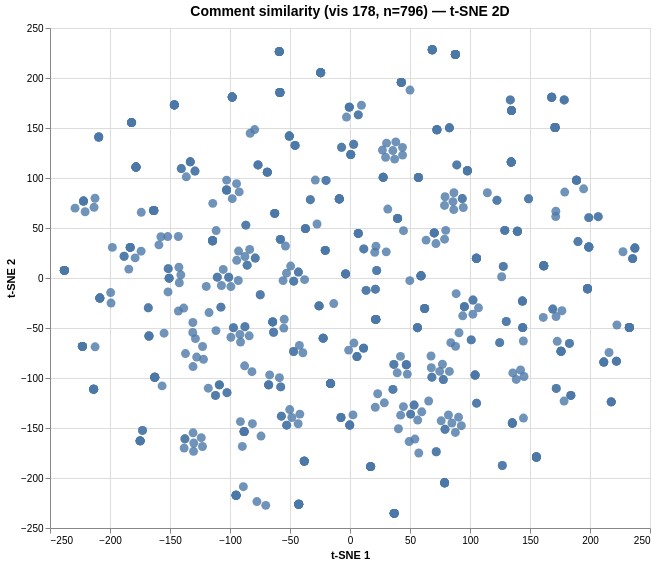

Write a Vega-Lite specification for this figure.
### Vega specification from a JSON file in a GitHub repository (floating-point values rounded to 4 significant figures; data arrays with more than 128 entries replaced by an {"elided": "..."} marker saying what was removed)
{"$schema": "https://vega.github.io/schema/vega/v6.json", "data": [{"name": "param_1e9efca18e7a2868_store"}, {"name": "source_0", "values": {"elided": "796 records"}}, {"name": "source_0_x_domain_dim_1", "values": [{"min": -238.1, "max": 237.4}]}, {"name": "source_0_y_domain_dim_2", "values": [{"min": -235.4, "max": 228.2}]}], "signals": [{"name": "unit", "value": {}, "on": [{"events": "pointermove", "update": "isTuple(group()) ? group() : unit"}]}, {"name": "param_1e9efca18e7a2868", "update": "vlSelectionResolve(\"param_1e9efca18e7a2868_store\", \"union\")"}, {"name": "param_1e9efca18e7a2868_dim_1", "on": [{"events": [{"source": "view", "type": "dblclick"}], "update": "null"}, {"events": {"signal": "param_1e9efca18e7a2868_translate_delta"}, "update": "panLinear(param_1e9efca18e7a2868_translate_anchor.extent_x, -param_1e9efca18e7a2868_translate_delta.x / width)"}, {"events": {"signal": "param_1e9efca18e7a2868_zoom_delta"}, "update": "zoomLinear(domain(\"x\"), param_1e9efca18e7a2868_zoom_anchor.x, param_1e9efca18e7a2868_zoom_delta)"}]}, {"name": "param_1e9efca18e7a2868_dim_2", "on": [{"events": [{"source": "view", "type": "dblclick"}], "update": "null"}, {"events": {"signal": "param_1e9efca18e7a2868_translate_delta"}, "update": "panLinear(param_1e9efca18e7a2868_translate_anchor.extent_y, param_1e9efca18e7a2868_translate_delta.y / height)"}, {"events": {"signal": "param_1e9efca18e7a2868_zoom_delta"}, "update": "zoomLinear(domain(\"y\"), param_1e9efca18e7a2868_zoom_anchor.y, param_1e9efca18e7a2868_zoom_delta)"}]}, {"name": "param_1e9efca18e7a2868_tuple", "on": [{"events": [{"signal": "param_1e9efca18e7a2868_dim_1 || param_1e9efca18e7a2868_dim_2"}], "update": "param_1e9efca18e7a2868_dim_1 && param_1e9efca18e7a2868_dim_2 ? {unit: \"\", fields: param_1e9efca18e7a2868_tuple_fields, values: [param_1e9efca18e7a2868_dim_1,param_1e9efca18e7a2868_dim_2]} : null"}]}, {"name": "param_1e9efca18e7a2868_tuple_fields", "value": [{"field": "dim_1", "channel": "x", "type": "R"}, {"field": "dim_2", "channel": "y", "type": "R"}]}, {"name": "param_1e9efca18e7a2868_translate_anchor", "value": {}, "on": [{"events": [{"source": "scope", "type": "pointerdown"}], "update": "{x: x(unit), y: y(unit), extent_x: domain(\"x\"), extent_y: domain(\"y\")}"}]}, {"name": "param_1e9efca18e7a2868_translate_delta", "value": {}, "on": [{"events": [{"source": "window", "between": [{"source": "scope", "type": "pointerdown"}, {"source": "window", "type": "pointerup"}], "type": "pointermove", "consume": true}], "update": "{x: param_1e9efca18e7a2868_translate_anchor.x - x(unit), y: param_1e9efca18e7a2868_translate_anchor.y - y(unit)}"}]}, {"name": "param_1e9efca18e7a2868_zoom_anchor", "on": [{"events": [{"source": "scope", "consume": true, "type": "wheel"}], "update": "{x: invert(\"x\", x(unit)), y: invert(\"y\", y(unit))}"}]}, {"name": "param_1e9efca18e7a2868_zoom_delta", "on": [{"events": [{"source": "scope", "consume": true, "type": "wheel"}], "update": "pow(1.001, event.deltaY * pow(16, event.deltaMode))", "force": true}]}, {"name": "param_1e9efca18e7a2868_modify", "on": [{"events": {"signal": "param_1e9efca18e7a2868_tuple"}, "update": "modify(\"param_1e9efca18e7a2868_store\", param_1e9efca18e7a2868_tuple, true)"}]}], "marks": [{"type": "symbol", "name": "marks", "from": {"data": "source_0"}, "encode": {"update": {"x": {"field": "dim_1", "scale": "x"}, "size": {"value": 80}, "shape": {"value": "circle"}, "fill": {"value": "#4c78a8"}, "tooltip": {"signal": "{\"Comment #\": format(datum[\"index\"], \"\"), \"Comment\": isValid(datum[\"comment\"]) ? datum[\"comment\"] : \"\"+datum[\"comment\"]}"}, "opacity": {"value": 0.8}, "y": {"field": "dim_2", "scale": "y"}}}, "interactive": true, "style": ["circle"], "clip": true}], "scales": [{"name": "x", "type": "linear", "domain": [{"signal": "(data(\"source_0_x_domain_dim_1\")[0] || {}).min"}, {"signal": "(data(\"source_0_x_domain_dim_1\")[0] || {}).max"}], "range": [0, {"signal": "width"}], "domainRaw": {"signal": "param_1e9efca18e7a2868[\"dim_1\"]"}, "zero": true, "nice": true}, {"name": "y", "type": "linear", "domain": [{"signal": "(data(\"source_0_y_domain_dim_2\")[0] || {}).min"}, {"signal": "(data(\"source_0_y_domain_dim_2\")[0] || {}).max"}], "range": [{"signal": "height"}, 0], "domainRaw": {"signal": "param_1e9efca18e7a2868[\"dim_2\"]"}, "nice": true, "zero": true}], "axes": [{"scale": "x", "gridScale": "y", "aria": false, "minExtent": 0, "ticks": false, "zindex": 0, "orient": "bottom", "grid": true, "maxExtent": 0, "domain": false, "tickCount": {"signal": "ceil(width/40)"}, "labels": false}, {"scale": "y", "labels": false, "domain": false, "orient": "left", "zindex": 0, "ticks": false, "minExtent": 0, "grid": true, "maxExtent": 0, "gridScale": "x", "aria": false, "tickCount": {"signal": "ceil(height/40)"}}, {"scale": "x", "grid": false, "tickCount": {"signal": "ceil(width/40)"}, "zindex": 0, "labelFlush": true, "labelOverlap": true, "title": "t-SNE 1", "orient": "bottom"}, {"scale": "y", "labelOverlap": true, "title": "t-SNE 2", "grid": false, "tickCount": {"signal": "ceil(height/40)"}, "orient": "left", "zindex": 0}], "title": {"text": "Comment similarity (vis 178, n=796) — t-SNE 2D", "frame": "group", "fontSize": 14}, "padding": 5, "style": "cell", "height": 500, "width": 600, "background": "white"}
